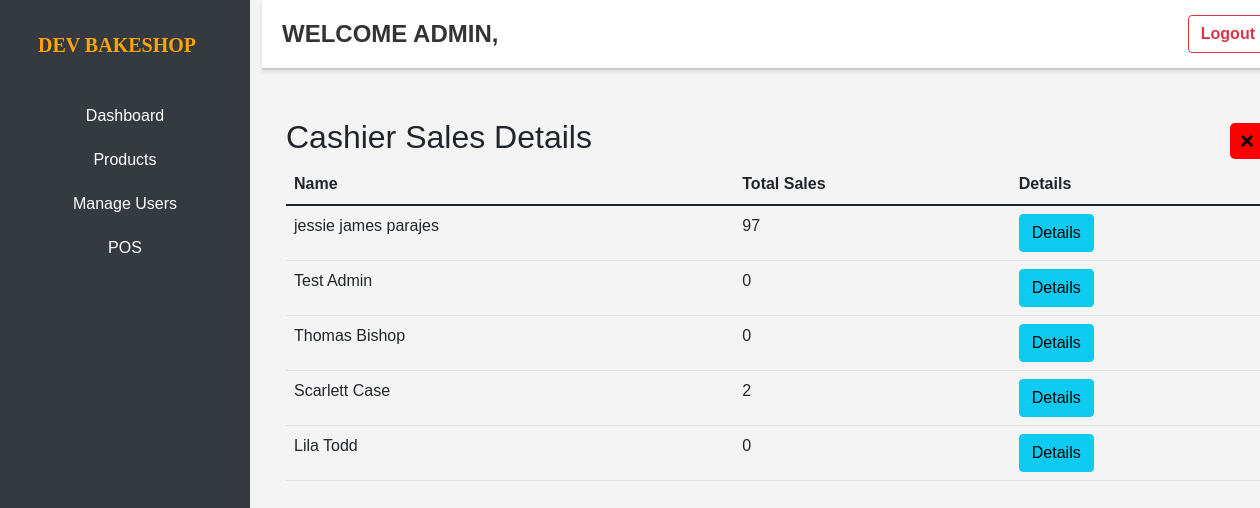
Screenshot of /Admin-WEB/dashboard/Total_cashier/index.php with the database file from the repository.
### tables this page shows
CREATE TABLE `users` (
  `id` int(11) NOT NULL,
  `first_name` varchar(25) NOT NULL,
  `last_name` varchar(25) NOT NULL,
  `username` varchar(30) NOT NULL,
  `password` varchar(255) NOT NULL,
  `ifadmin` int(11) NOT NULL,
  `role` enum('admin','staff','','') NOT NULL
);

### Actions/cashier_total_sales.php (called while the page is built)
<?php
$database = new Database();
$conn = $database->conn;
$sql = "
    SELECT u.id, CONCAT(u.first_name, ' ', u.last_name) AS full_name,
           COUNT(CASE WHEN o.status = 'completed' THEN o.id END) AS total_completed_orders
    FROM users u
    LEFT JOIN orders o ON u.id = o.user_id  -- Ensure this matches your foreign key
    WHERE u.role IN ('staff', 'admin')  -- Include both 'staff' and 'admin' roles
    GROUP BY u.id
";
$result = $conn->query($sql);

### Admin-WEB/dashboard/Total_cashier/index.php (the view, shortened to what this page needs)
<?php
include_once '../../../Actions/cashier_total_sales.php';
include "../includes/header.php";
?>
<body>
    <div class="container mt-5">
        <div class="d-flex justify-content-between align-items-center">
            <h2>Cashier Sales Details</h2>
            <a href=".." style=" text-decoration: none; color: black; background-color: red; padding: 0px 10px; font-size: 1.5em; font-weight: bold; border-radius: 5px; display: inline-block; cursor: pointer;">&times;</a>
        </div>
        <table class="table">
            <thead>
                <tr>
                    <th>Name</th>
                    <th>Total Sales</th>
                    <th>Details</th>
                </tr>
            </thead>
            <tbody>
                <?php
                if ($result) {
                    while ($row = $result->fetch_assoc()) {
                        echo "<tr>";
                        echo "<td>" . htmlspecialchars($row['full_name']) . "</td>";
                        echo "<td>" . htmlspecialchars($row['total_completed_orders']) . "</td>";
                        echo "<td><a href='daily_cashier.php?cashier_id=" . htmlspecialchars($row['id']) . "' class='btn btn-info'>Details</a></td>";
                        echo "</tr>";
                    }
                } else {
                    echo "<tr><td colspan='3'>No cashiers or admins found</td></tr>";
                }
                ?>
            </tbody>
        </table>
    </div>

### Admin-WEB/dashboard/includes/header.php (style rules this page uses)
body { overflow-x: hidden; font-family: Arial, sans-serif; background-color: #f4f4f4; margin: 0; }

### rows the page displays
users: full_name "jessie james parajes", total_completed_orders "97"
users: full_name "Test Admin", total_completed_orders "0"
users: full_name "Thomas Bishop", total_completed_orders "0"
users: full_name "Scarlett Case", total_completed_orders "2"
users: full_name "Lila Todd", total_completed_orders "0"
